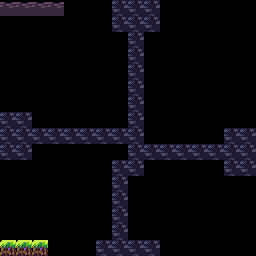

This game map was drawn from its Tiled (.tmx) file and the tilesets committed beside it. A one-line description and the full map source follow:
An orthogonal 16x16 tile map with 16x16 px tiles, 1 tile layer (Tile Layer 1).

<map version="1.8" tiledversion="1.8.4" orientation="orthogonal" renderorder="right-down" width="16" height="16" tilewidth="16" tileheight="16" infinite="0" nextlayerid="2" nextobjectid="1">
 <editorsettings>
  <export target="map2.js" format="js" />
 </editorsettings>
 <tileset firstgid="1" name="Tileset" tilewidth="16" tileheight="16" tilecount="48" columns="8">
  <image source="FreeCuteTileset/Tileset.png" width="128" height="96" />
 </tileset>
 <layer id="1" name="Tile Layer 1" width="16" height="16">
  <data encoding="csv">
26,26,26,26,0,0,0,39,39,39,0,0,0,0,0,0,
0,0,0,0,0,0,0,39,39,39,0,0,0,0,0,0,
0,0,0,0,0,0,0,0,39,0,0,0,0,0,0,0,
0,0,0,0,0,0,0,0,39,0,0,0,0,0,0,0,
0,0,0,0,0,0,0,0,39,0,0,0,0,0,0,0,
0,0,0,0,0,0,0,0,39,0,0,0,0,0,0,0,
0,0,0,0,0,0,0,0,39,0,0,0,0,0,0,0,
39,39,0,0,0,0,0,0,39,0,0,0,0,0,0,0,
39,39,39,39,39,39,39,39,39,0,0,0,0,0,39,39,
39,39,0,0,0,0,0,0,39,39,39,39,39,39,39,39,
0,0,0,0,0,0,0,39,39,0,0,0,0,0,39,39,
0,0,0,0,0,0,0,39,0,0,0,0,0,0,0,0,
0,0,0,0,0,0,0,39,0,0,0,0,0,0,0,0,
0,0,0,0,0,0,0,39,0,0,0,0,0,0,0,0,
0,0,0,0,0,0,0,39,0,0,0,0,0,0,0,0,
1,1,1,0,0,0,39,39,39,39,0,0,0,0,0,0
</data>
 </layer>
</map>
